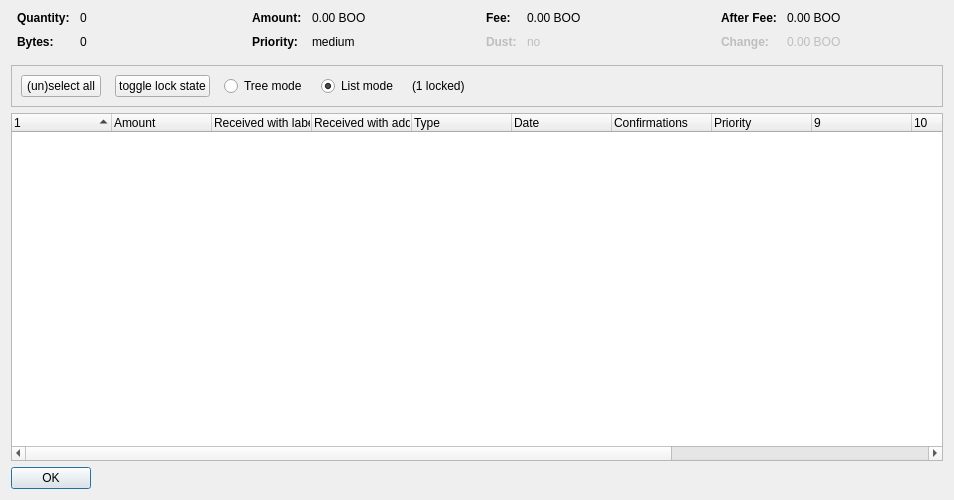
<?xml version="1.0" encoding="UTF-8"?>
<ui version="4.0">
 <class>CoinControlDialog</class>
 <widget class="QDialog" name="CoinControlDialog">
  <property name="geometry">
   <rect>
    <x>0</x>
    <y>0</y>
    <width>954</width>
    <height>500</height>
   </rect>
  </property>
  <property name="windowTitle">
   <string>Coin Selection</string>
  </property>
  <layout class="QVBoxLayout" name="verticalLayout">
   <item>
    <layout class="QHBoxLayout" name="horizontalLayoutTop" stretch="0,0,0,0">
     <property name="topMargin">
      <number>0</number>
     </property>
     <property name="bottomMargin">
      <number>10</number>
     </property>
     <item>
      <layout class="QFormLayout" name="formLayoutCoinControl1">
       <property name="horizontalSpacing">
        <number>10</number>
       </property>
       <property name="verticalSpacing">
        <number>10</number>
       </property>
       <property name="leftMargin">
        <number>6</number>
       </property>
       <property name="rightMargin">
        <number>6</number>
       </property>
       <item row="0" column="0">
        <widget class="QLabel" name="labelCoinControlQuantityText">
         <property name="font">
          <font>
           <weight>75</weight>
           <bold>true</bold>
          </font>
         </property>
         <property name="text">
          <string>Quantity:</string>
         </property>
        </widget>
       </item>
       <item row="0" column="1">
        <widget class="QLabel" name="labelCoinControlQuantity">
         <property name="cursor">
          <cursorShape>IBeamCursor</cursorShape>
         </property>
         <property name="contextMenuPolicy">
          <enum>Qt::ActionsContextMenu</enum>
         </property>
         <property name="text">
          <string notr="true">0</string>
         </property>
         <property name="textInteractionFlags">
          <set>Qt::LinksAccessibleByMouse|Qt::TextSelectableByKeyboard|Qt::TextSelectableByMouse</set>
         </property>
        </widget>
       </item>
       <item row="1" column="0">
        <widget class="QLabel" name="labelCoinControlBytesText">
         <property name="font">
          <font>
           <weight>75</weight>
           <bold>true</bold>
          </font>
         </property>
         <property name="text">
          <string>Bytes:</string>
         </property>
        </widget>
       </item>
       <item row="1" column="1">
        <widget class="QLabel" name="labelCoinControlBytes">
         <property name="cursor">
          <cursorShape>IBeamCursor</cursorShape>
         </property>
         <property name="contextMenuPolicy">
          <enum>Qt::ActionsContextMenu</enum>
         </property>
         <property name="text">
          <string notr="true">0</string>
         </property>
         <property name="textInteractionFlags">
          <set>Qt::LinksAccessibleByMouse|Qt::TextSelectableByKeyboard|Qt::TextSelectableByMouse</set>
         </property>
        </widget>
       </item>
      </layout>
     </item>
     <item>
      <layout class="QFormLayout" name="formLayoutCoinControl2">
       <property name="horizontalSpacing">
        <number>10</number>
       </property>
       <property name="verticalSpacing">
        <number>10</number>
       </property>
       <property name="leftMargin">
        <number>6</number>
       </property>
       <property name="rightMargin">
        <number>6</number>
       </property>
       <item row="0" column="0">
        <widget class="QLabel" name="labelCoinControlAmountText">
         <property name="font">
          <font>
           <weight>75</weight>
           <bold>true</bold>
          </font>
         </property>
         <property name="text">
          <string>Amount:</string>
         </property>
        </widget>
       </item>
       <item row="0" column="1">
        <widget class="QLabel" name="labelCoinControlAmount">
         <property name="cursor">
          <cursorShape>IBeamCursor</cursorShape>
         </property>
         <property name="contextMenuPolicy">
          <enum>Qt::ActionsContextMenu</enum>
         </property>
         <property name="text">
          <string notr="true">0.00 BOO</string>
         </property>
         <property name="textInteractionFlags">
          <set>Qt::LinksAccessibleByMouse|Qt::TextSelectableByKeyboard|Qt::TextSelectableByMouse</set>
         </property>
        </widget>
       </item>
       <item row="1" column="0">
        <widget class="QLabel" name="labelCoinControlPriorityText">
         <property name="font">
          <font>
           <weight>75</weight>
           <bold>true</bold>
          </font>
         </property>
         <property name="text">
          <string>Priority:</string>
         </property>
        </widget>
       </item>
       <item row="1" column="1">
        <widget class="QLabel" name="labelCoinControlPriority">
         <property name="cursor">
          <cursorShape>IBeamCursor</cursorShape>
         </property>
         <property name="contextMenuPolicy">
          <enum>Qt::ActionsContextMenu</enum>
         </property>
         <property name="text">
          <string>medium</string>
         </property>
         <property name="textInteractionFlags">
          <set>Qt::LinksAccessibleByMouse|Qt::TextSelectableByKeyboard|Qt::TextSelectableByMouse</set>
         </property>
        </widget>
       </item>
      </layout>
     </item>
     <item>
      <layout class="QFormLayout" name="formLayoutCoinControl3">
       <property name="horizontalSpacing">
        <number>10</number>
       </property>
       <property name="verticalSpacing">
        <number>10</number>
       </property>
       <property name="leftMargin">
        <number>6</number>
       </property>
       <property name="rightMargin">
        <number>6</number>
       </property>
       <item row="0" column="0">
        <widget class="QLabel" name="labelCoinControlFeeText">
         <property name="font">
          <font>
           <weight>75</weight>
           <bold>true</bold>
          </font>
         </property>
         <property name="text">
          <string>Fee:</string>
         </property>
        </widget>
       </item>
       <item row="0" column="1">
        <widget class="QLabel" name="labelCoinControlFee">
         <property name="cursor">
          <cursorShape>IBeamCursor</cursorShape>
         </property>
         <property name="contextMenuPolicy">
          <enum>Qt::ActionsContextMenu</enum>
         </property>
         <property name="text">
          <string notr="true">0.00 BOO</string>
         </property>
         <property name="textInteractionFlags">
          <set>Qt::LinksAccessibleByMouse|Qt::TextSelectableByKeyboard|Qt::TextSelectableByMouse</set>
         </property>
        </widget>
       </item>
       <item row="1" column="0">
        <widget class="QLabel" name="labelCoinControlLowOutputText">
         <property name="enabled">
          <bool>false</bool>
         </property>
         <property name="font">
          <font>
           <weight>75</weight>
           <bold>true</bold>
          </font>
         </property>
         <property name="text">
          <string>Dust:</string>
         </property>
        </widget>
       </item>
       <item row="1" column="1">
        <widget class="QLabel" name="labelCoinControlLowOutput">
         <property name="enabled">
          <bool>false</bool>
         </property>
         <property name="cursor">
          <cursorShape>IBeamCursor</cursorShape>
         </property>
         <property name="contextMenuPolicy">
          <enum>Qt::ActionsContextMenu</enum>
         </property>
         <property name="text">
          <string>no</string>
         </property>
         <property name="textInteractionFlags">
          <set>Qt::LinksAccessibleByMouse|Qt::TextSelectableByKeyboard|Qt::TextSelectableByMouse</set>
         </property>
        </widget>
       </item>
      </layout>
     </item>
     <item>
      <layout class="QFormLayout" name="formLayoutCoinControl4">
       <property name="horizontalSpacing">
        <number>10</number>
       </property>
       <property name="verticalSpacing">
        <number>10</number>
       </property>
       <property name="leftMargin">
        <number>6</number>
       </property>
       <property name="rightMargin">
        <number>6</number>
       </property>
       <item row="0" column="0">
        <widget class="QLabel" name="labelCoinControlAfterFeeText">
         <property name="font">
          <font>
           <weight>75</weight>
           <bold>true</bold>
          </font>
         </property>
         <property name="text">
          <string>After Fee:</string>
         </property>
        </widget>
       </item>
       <item row="0" column="1">
        <widget class="QLabel" name="labelCoinControlAfterFee">
         <property name="cursor">
          <cursorShape>IBeamCursor</cursorShape>
         </property>
         <property name="contextMenuPolicy">
          <enum>Qt::ActionsContextMenu</enum>
         </property>
         <property name="text">
          <string notr="true">0.00 BOO</string>
         </property>
         <property name="textInteractionFlags">
          <set>Qt::LinksAccessibleByMouse|Qt::TextSelectableByKeyboard|Qt::TextSelectableByMouse</set>
         </property>
        </widget>
       </item>
       <item row="1" column="0">
        <widget class="QLabel" name="labelCoinControlChangeText">
         <property name="enabled">
          <bool>false</bool>
         </property>
         <property name="font">
          <font>
           <weight>75</weight>
           <bold>true</bold>
          </font>
         </property>
         <property name="text">
          <string>Change:</string>
         </property>
        </widget>
       </item>
       <item row="1" column="1">
        <widget class="QLabel" name="labelCoinControlChange">
         <property name="enabled">
          <bool>false</bool>
         </property>
         <property name="cursor">
          <cursorShape>IBeamCursor</cursorShape>
         </property>
         <property name="contextMenuPolicy">
          <enum>Qt::ActionsContextMenu</enum>
         </property>
         <property name="text">
          <string notr="true">0.00 BOO</string>
         </property>
         <property name="textInteractionFlags">
          <set>Qt::LinksAccessibleByMouse|Qt::TextSelectableByKeyboard|Qt::TextSelectableByMouse</set>
         </property>
        </widget>
       </item>
      </layout>
     </item>
    </layout>
   </item>
   <item>
    <widget class="QFrame" name="frame">
     <property name="minimumSize">
      <size>
       <width>0</width>
       <height>40</height>
      </size>
     </property>
     <property name="frameShape">
      <enum>QFrame::StyledPanel</enum>
     </property>
     <property name="frameShadow">
      <enum>QFrame::Sunken</enum>
     </property>
     <layout class="QHBoxLayout" name="horizontalLayout">
      <item>
       <layout class="QHBoxLayout" name="horizontalLayoutPanel" stretch="0,0,0,0,0,0">
        <property name="spacing">
         <number>14</number>
        </property>
        <item>
         <widget class="QPushButton" name="pushButtonSelectAll">
          <property name="sizePolicy">
           <sizepolicy hsizetype="Maximum" vsizetype="Fixed">
            <horstretch>0</horstretch>
            <verstretch>0</verstretch>
           </sizepolicy>
          </property>
          <property name="text">
           <string>(un)select all</string>
          </property>
          <property name="autoDefault">
           <bool>false</bool>
          </property>
         </widget>
        </item>
        <item>
         <widget class="QPushButton" name="pushButtonToggleLock">
          <property name="sizePolicy">
           <sizepolicy hsizetype="Maximum" vsizetype="Fixed">
            <horstretch>0</horstretch>
            <verstretch>0</verstretch>
           </sizepolicy>
          </property>
          <property name="text">
           <string>toggle lock state</string>
          </property>
          <property name="autoDefault">
           <bool>false</bool>
          </property>
         </widget>
        </item>
        <item>
         <widget class="QRadioButton" name="radioTreeMode">
          <property name="sizePolicy">
           <sizepolicy hsizetype="Maximum" vsizetype="Fixed">
            <horstretch>0</horstretch>
            <verstretch>0</verstretch>
           </sizepolicy>
          </property>
          <property name="text">
           <string>Tree mode</string>
          </property>
         </widget>
        </item>
        <item>
         <widget class="QRadioButton" name="radioListMode">
          <property name="sizePolicy">
           <sizepolicy hsizetype="Maximum" vsizetype="Fixed">
            <horstretch>0</horstretch>
            <verstretch>0</verstretch>
           </sizepolicy>
          </property>
          <property name="text">
           <string>List mode</string>
          </property>
          <property name="checked">
           <bool>true</bool>
          </property>
         </widget>
        </item>
        <item>
         <widget class="QLabel" name="labelLocked">
          <property name="text">
           <string>(1 locked)</string>
          </property>
         </widget>
        </item>
        <item>
         <spacer name="horizontalSpacer">
          <property name="orientation">
           <enum>Qt::Horizontal</enum>
          </property>
          <property name="sizeHint" stdset="0">
           <size>
            <width>40</width>
            <height>20</height>
           </size>
          </property>
         </spacer>
        </item>
       </layout>
      </item>
     </layout>
    </widget>
   </item>
   <item>
    <widget class="CoinControlTreeWidget" name="treeWidget">
     <property name="contextMenuPolicy">
      <enum>Qt::CustomContextMenu</enum>
     </property>
     <property name="sortingEnabled">
      <bool>false</bool>
     </property>
     <property name="columnCount">
      <number>13</number>
     </property>
     <attribute name="headerShowSortIndicator" stdset="0">
      <bool>true</bool>
     </attribute>
     <attribute name="headerStretchLastSection">
      <bool>false</bool>
     </attribute>
     <column>
      <property name="text">
       <string/>
      </property>
     </column>
     <column>
      <property name="text">
       <string>Amount</string>
      </property>
     </column>
     <column>
      <property name="text">
       <string>Received with label</string>
      </property>
     </column>
     <column>
      <property name="text">
       <string>Received with address</string>
      </property>
     </column>
     <column>
      <property name="text">
	<string>Type</string>
      </property>
     </column>
     <column>
      <property name="text">	 
       <string>Date</string>
      </property>
     </column>
     <column>
      <property name="text">
       <string>Confirmations</string>
      </property>
      <property name="toolTip">
       <string>Confirmed</string>
      </property>
     </column>
     <column>
      <property name="text">
       <string>Priority</string>
      </property>
     </column>
     <column>
      <property name="text">
       <string/>
      </property>
     </column>
     <column>
      <property name="text">
       <string/>
      </property>
     </column>
     <column>
      <property name="text">
       <string/>
      </property>
     </column>
     <column>
      <property name="text">
       <string/>
      </property>
     </column>
     <column>
      <property name="text">
       <string/>
      </property>
     </column>
    </widget>
   </item>
   <item>
    <widget class="QDialogButtonBox" name="buttonBox">
     <property name="sizePolicy">
      <sizepolicy hsizetype="Maximum" vsizetype="Fixed">
       <horstretch>0</horstretch>
       <verstretch>0</verstretch>
      </sizepolicy>
     </property>
     <property name="orientation">
      <enum>Qt::Horizontal</enum>
     </property>
     <property name="standardButtons">
      <set>QDialogButtonBox::Ok</set>
     </property>
    </widget>
   </item>
  </layout>
 </widget>
 <customwidgets>
  <customwidget>
   <class>CoinControlTreeWidget</class>
   <extends>QTreeWidget</extends>
   <header>coincontroltreewidget.h</header>
  </customwidget>
 </customwidgets>
 <resources/>
 <connections/>
</ui>
